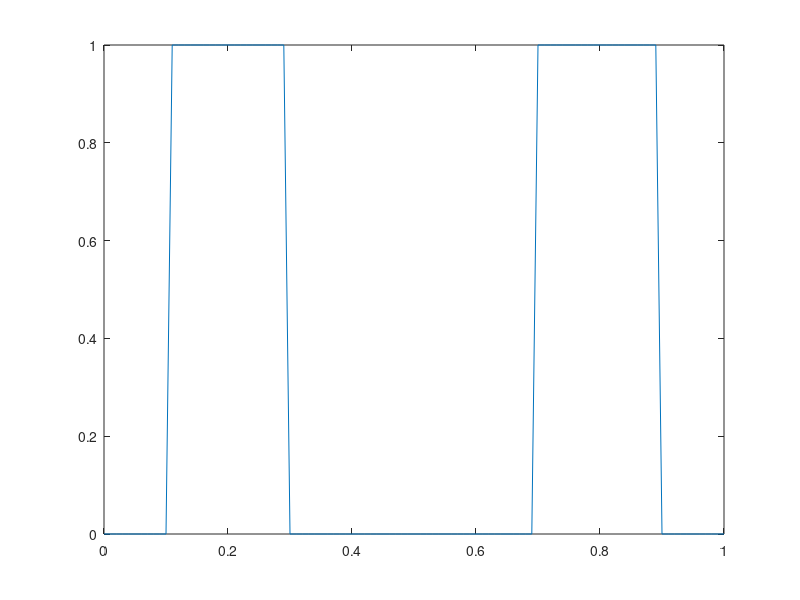
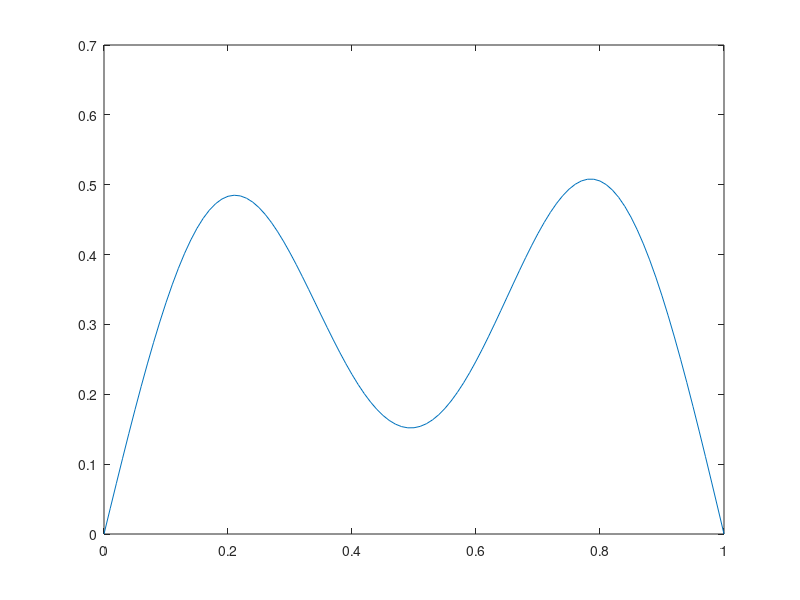

Write the MATLAB code that produced these figures, in order.
clc; clear; close all;

%% Heat equation - 1D FD 

dx = 0.01;
T = 1;
x = 0 : dx : 1;
N = length(x) - 1;

A = -gallery('tridiag', N - 1);
% A(1, end) = 1;
% A(end, 1) = 1;
A = A / (dx^2);

% Eigen functions of the Laplacian
% nEig = 40;
% [V, D] = laplEig(x, nEig);
% D = -1 ./ D;
% sqrtD = diag(sqrt(D));

% u0 = sin(2 * pi * x)';
% u0 = exp(-(x-0.5).^2 / (2 * 0.01))';
u0 = (x < 0.9) .* (x > 0.7) + (x < 0.3) .* (x > 0.1);
plot(x, u0)

%%
f = @(t, x) 1e-2 * A * x;

[t, y] = ode23s(f, [0, T], u0(2:end-1));

y = [zeros(size(t)), y, zeros(size(t))];

figure
% for i = 1 : length(t)
%    plot(x, y(i, :))
%    if i == 1
%        ylim = get(gca, 'ylim');
%    end
%    set(gca, 'ylim', ylim);
%    pause(0.01)
% end

plot(x, y(end, :));